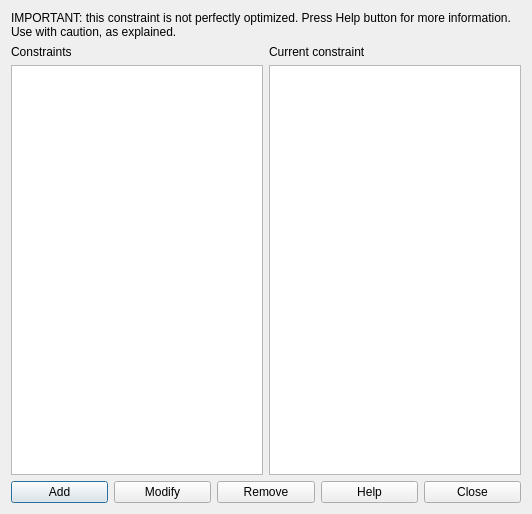
<?xml version="1.0" encoding="UTF-8"?>
<ui version="4.0">
 <class>ConstraintStudentsMaxGapsPerDayForm_template</class>
 <widget class="QDialog" name="ConstraintStudentsMaxGapsPerDayForm_template">
  <property name="geometry">
   <rect>
    <x>0</x>
    <y>0</y>
    <width>532</width>
    <height>514</height>
   </rect>
  </property>
  <property name="windowTitle">
   <string extracomment="This is the title of the dialog to see the list of all constraints of this type">Constraints students max gaps per day</string>
  </property>
  <layout class="QGridLayout" name="gridLayout">
   <item row="0" column="0" colspan="2">
    <widget class="QLabel" name="label">
     <property name="sizePolicy">
      <sizepolicy hsizetype="Minimum" vsizetype="Minimum">
       <horstretch>0</horstretch>
       <verstretch>0</verstretch>
      </sizepolicy>
     </property>
     <property name="text">
      <string>IMPORTANT: this constraint is not perfectly optimized. Press Help button for more information. Use with caution, as explained.</string>
     </property>
     <property name="wordWrap">
      <bool>true</bool>
     </property>
    </widget>
   </item>
   <item row="1" column="0">
    <layout class="QVBoxLayout" name="verticalLayout">
     <item>
      <widget class="QLabel" name="constraintsTextLabel">
       <property name="frameShape">
        <enum>QFrame::NoFrame</enum>
       </property>
       <property name="frameShadow">
        <enum>QFrame::Plain</enum>
       </property>
       <property name="text">
        <string>Constraints</string>
       </property>
       <property name="wordWrap">
        <bool>false</bool>
       </property>
      </widget>
     </item>
     <item>
      <widget class="QListWidget" name="constraintsListWidget"/>
     </item>
    </layout>
   </item>
   <item row="1" column="1">
    <layout class="QVBoxLayout" name="verticalLayout_2">
     <item>
      <widget class="QLabel" name="currentConstraintTextLabel">
       <property name="text">
        <string>Current constraint</string>
       </property>
       <property name="wordWrap">
        <bool>false</bool>
       </property>
      </widget>
     </item>
     <item>
      <widget class="QPlainTextEdit" name="currentConstraintTextEdit"/>
     </item>
    </layout>
   </item>
   <item row="2" column="0" colspan="2">
    <layout class="QHBoxLayout" name="horizontalLayout">
     <item>
      <widget class="QPushButton" name="addConstraintPushButton">
       <property name="text">
        <string>Add</string>
       </property>
      </widget>
     </item>
     <item>
      <widget class="QPushButton" name="modifyConstraintPushButton">
       <property name="text">
        <string>Modify</string>
       </property>
      </widget>
     </item>
     <item>
      <widget class="QPushButton" name="removeConstraintPushButton">
       <property name="text">
        <string>Remove</string>
       </property>
      </widget>
     </item>
     <item>
      <widget class="QPushButton" name="helpPushButton">
       <property name="text">
        <string>Help</string>
       </property>
      </widget>
     </item>
     <item>
      <widget class="QPushButton" name="closePushButton">
       <property name="text">
        <string>Close</string>
       </property>
      </widget>
     </item>
    </layout>
   </item>
  </layout>
 </widget>
 <layoutdefault spacing="6" margin="11"/>
 <resources/>
 <connections/>
</ui>
